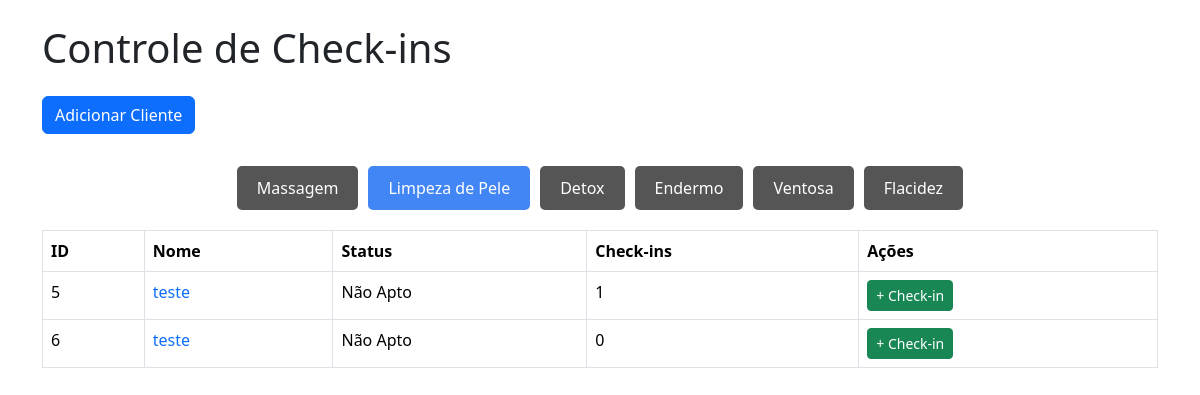
The app's page /limpeza, older data.
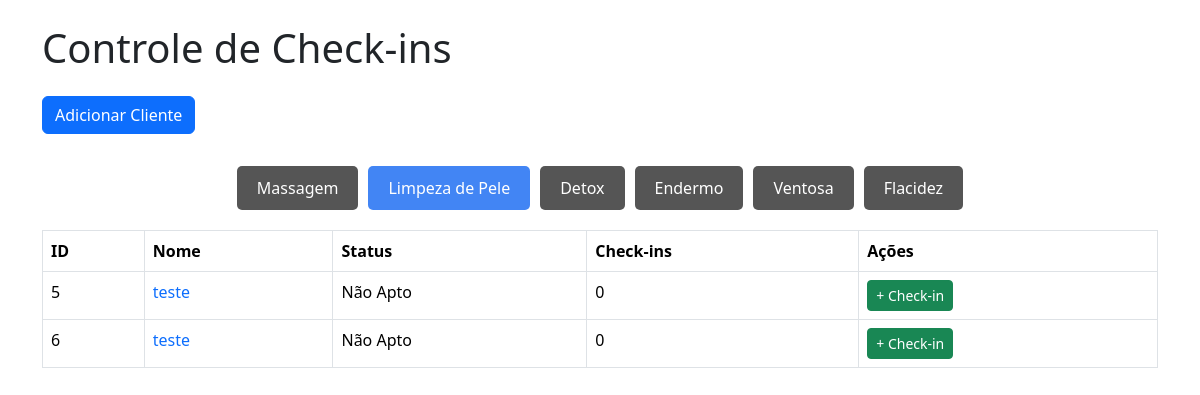
The same page, newer data.
### tables this page shows
CREATE TABLE clientes_limpeza (
        id INTEGER PRIMARY KEY AUTOINCREMENT,
        nome TEXT NOT NULL,
        status_limpeza BOOLEAN DEFAULT FALSE,
        checkins_limpeza INTEGER DEFAULT 0
    );

### app/views/limpeza.py (the view)
@app.route("/limpeza")
def homepage_limpeza():
    conn = get_db_connection()
    clientes_limpeza = conn.execute('SELECT * FROM clientes_limpeza').fetchall()
    conn.close()
    return render_template('limpeza/limpeza.html', clientes_limpeza=clientes_limpeza)

### app/model/model.py (called while the page is built)
def get_db_connection():
    conn = sqlite3.connect('checkins.db')
    conn.row_factory = sqlite3.Row
    return conn

### app/templates/limpeza/limpeza.html (shortened to what this page needs)
<!DOCTYPE html>
<html lang="pt-br">
<head>
    <link href="https://cdn.jsdelivr.net/npm/bootstrap@5.3.2/dist/css/bootstrap.min.css" rel="stylesheet">
    <link rel="stylesheet" href="{{url_for('static', filename='css/style.css')}}">
    <link rel="stylesheet" href="{{url_for('static', filename='css/modal.css')}}">
</head>
<body>
    <div class="container">
        <h1 class="mb-4">
            Controle de Check-ins
        </h1>
        <button class="btn btn-primary" id="openModal">Adicionar Cliente</button>
        <div class="nav">
            <a href="/">Massagem</a>
            <a href="/limpeza" class="active">Limpeza de Pele</a>
            <a href="/detox">Detox</a>
            <a href="/endermo">Endermo</a>
            <a href="/ventosa">Ventosa</a>
            <a href="/flacidez">Flacidez</a>
        </div>
        <table class="table table-bordered">
            <thead>
                <tr>
                <th>ID</th>
                <th>Nome</th>
                <th>Status</th>
                <th>Check-ins</th>
                <th>Ações</th>
                </tr>
            </thead>
            <tbody>
                {% for cliente in clientes_limpeza %}
                <tr>
                <td>{{ cliente.id }}</td>
                <td><a href="/clientelimpeza/{{cliente.id}}">{{ cliente.nome }}</a></td>
                {% if cliente.status_limpeza %}
                    <td><a class="agendar" href="https://app.tecnofit.com.br/ng/calendar/week" target="_blank">Agendar</a></td>
                {% else %}
                    <td>Não Apto</td>
                {% endif %}
                <td>{{ cliente.checkins_limpeza }}</td>
                <td>
                    <a href="/checkinlimpeza/{{ cliente.id }}" class="btn btn-success btn-sm">+ Check-in</a>
                </td>
                </tr>
                {% endfor %}
            </tbody>
        </table>
</body>
</html>

Row changes from the older to the newer data that the page shows:
changed clientes_limpeza id 5: checkins_limpeza "1" → "0"
